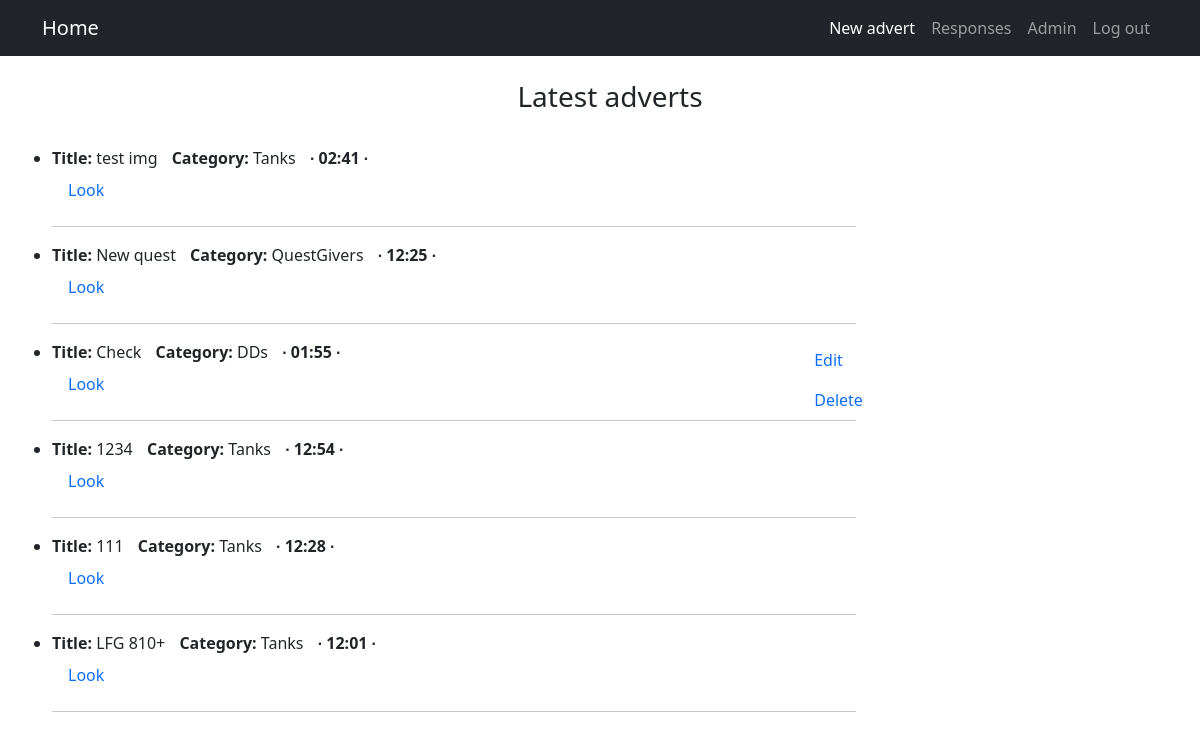
Screenshot of / (signed in) with the database file from the repository.
### AdvApp/models.py (models this page shows, shortened)
class Advert(models.Model):
    CATEGORY = [
        ('Tanks', 'Tanks'),
        ('Healers', 'Healers'),
        ('DDs', 'DDs'),
        ('Traders', 'Traders'),
        ('GildMasters', 'GildMasters'),
        ('QuestGivers', 'QuestGivers'),
        ('Smiths', 'Smiths'),
        ('Tanners', 'Tanners'),
        ('Potions', 'Potions'),
        ('SpellMasters', 'SpellMasters')
    ]
    id_user = models.ForeignKey(User, on_delete=models.CASCADE)
    id_category = models.CharField(max_length=12, choices=CATEGORY, default='DDs')
    text = models.TextField()
    file = models.FileField(upload_to='media/')
    image = models.ImageField(upload_to='media/')
    title = models.CharField(max_length=128)
    dateCreation = models.DateTimeField(auto_now_add = True)

### AdvApp/views.py (the view)
# urls.py: path('', AdvertList.as_view()),
class AdvertList(ListView):
    model = Advert
    template_name = 'adverts.html'
    context_object_name = 'advertList'
    queryset = Advert.objects.order_by('-dateCreation')

### templates/adverts.html (shortened to what this page needs)
{% extends 'deafult.html' %}
{% block content %}
    {% if advertList %}
        <br>
        <div align="center">
            <h3> Latest adverts </h3>
        </div>
        <br>
        <ul>
        {% for adv in advertList %}
            <li>
                <div style="float: right;width:35%; ">
                    {% if request.user == adv.id_user %}
                    <a class="nav-link" href="{% url 'advEdit' adv.id %}">Edit</a>
                    <a class="nav-link" href="{% url 'Delete' adv.id %}">Delete</a>
                    {% endif %}
                </div>
                <div align="left" >
                    <b>Title:</b> {{ adv.title }} <span style="padding-left: 10px;"><b>Category:</b> {{ adv.id_category }} </span>
                    <b style="padding-left: 10px;">{{ adv.dateCreation|date:' ∙ h:i ∙ ' }} </b>
                    <a class="nav-link" href="{% url 'advDetail' adv.id %}">Look</a>
                    <hr style="width:70%;text-align:left;margin-left:0">
                </div>
            </li>
        {% endfor %}
        </ul>
    {% endif %}
{% endblock content %}

### rows the page displays
Advert: title "test img", id_category "Tanks", dateCreation "∙ 02:41 ∙"
Advert: title "New quest", id_category "QuestGivers", dateCreation "∙ 12:25 ∙"
Advert: shows "Edit", title "Check", id_category "DDs", dateCreation "∙ 01:55 ∙"
Advert: title "1234", id_category "Tanks", dateCreation "∙ 12:54 ∙"
Advert: title "111", id_category "Tanks", dateCreation "∙ 12:28 ∙"
Advert: title "LFG 810+", id_category "Tanks", dateCreation "∙ 12:01 ∙"
